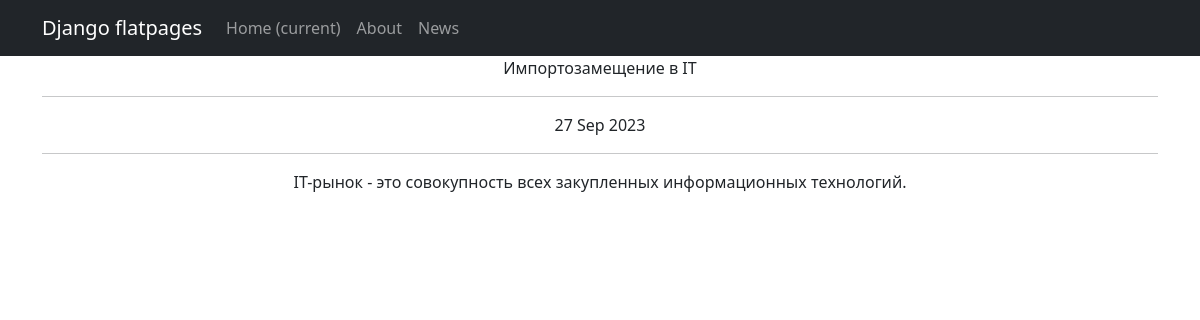
Screenshot of /news/1 with the database file from the repository.
### news/models.py (models this page shows, shortened)
class Post(models.Model):
    author = models.ForeignKey(Author, on_delete=models.CASCADE)
    NEWS = 'NW'
    ARTICLE = 'AR'
    CATEGORY_CHOICES = (
        (NEWS, 'Новость'),
        (ARTICLE, 'Статья'),
    )
    categoryType = models.CharField(max_length=2, choices=CATEGORY_CHOICES, default=ARTICLE)
    dateCreation = models.DateTimeField(auto_now_add=True)
    postCategory = models.ManyToManyField(Category, through='PostCategory')
    title = models.CharField(max_length=128)
    text = models.TextField()
    rating = models.SmallIntegerField(default=0)

### news/views.py (the view)
# urls.py: path('<int:pk>', NewDetail.as_view()),
class NewDetail(DetailView):
    model = Post
    template_name = 'new.html'
    context_object_name = 'new'

### news/templates/flatpages/new.html (shortened to what this page needs)
{% extends 'flatpages/default.html' %}
{% block content %}
<tr>{{new.title}}</tr>
<hr>
<tr>{{new.dateCreation|date:'d M Y'}}</tr>
<hr>
<tr>{{new.text}}</tr>
{% endblock content %}

### rows the page displays
Post: title "Импортозамещение в IT", dateCreation "27 Sep 2023", text "IT-рынок - это совокупность всех закупленных информационных технологий."
